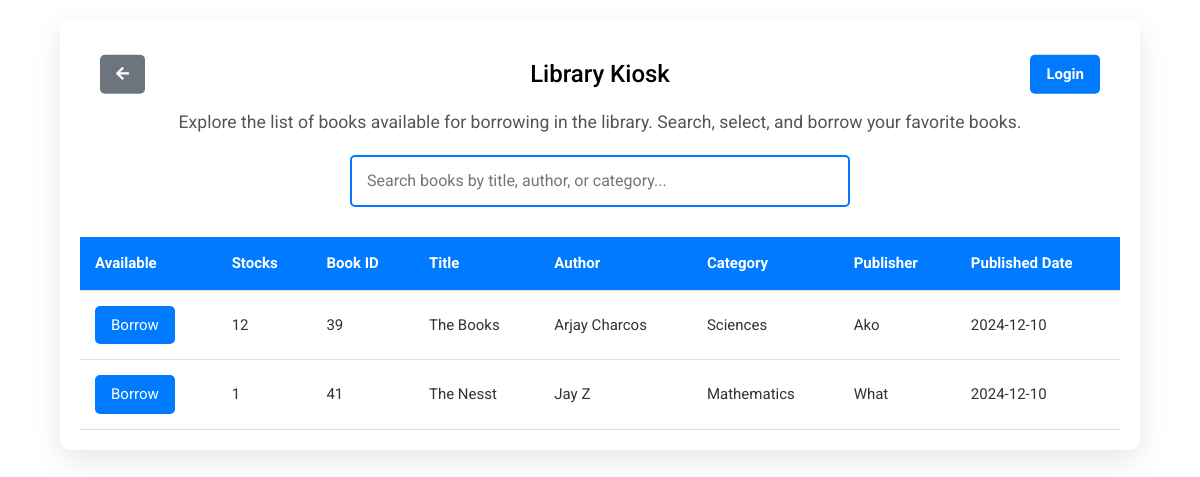
The page /borrower/books.php on the database its author committed.
### tables this page shows
CREATE TABLE `tblbooks` (
  `bookId` int(11) NOT NULL,
  `title` varchar(100) NOT NULL,
  `dateAdded` timestamp NOT NULL DEFAULT current_timestamp(),
  `quantity` int(11) NOT NULL,
  `authorId` int(11) DEFAULT NULL,
  `categoryId` int(11) DEFAULT NULL,
  `callNum` varchar(11) NOT NULL,
  `accessionNum` varchar(5) NOT NULL,
  `barcodeNum` varchar(11) NOT NULL,
  `publisher` varchar(30) NOT NULL,
  `publishedDate` date DEFAULT NULL
);

CREATE TABLE `tblcategory` (
  `categoryId` int(11) NOT NULL,
  `categoryName` varchar(30) NOT NULL
);

### borrower/books.php (the view, shortened to what this page needs)
<?php
include('db/db-connect.php');
$query = "SELECT b.bookId, b.title, b.quantity, b.publisher, b.publishedDate,
                 CONCAT(a.firstName, ' ', a.lastName) AS authorName,
                 c.categoryName
          FROM tblbooks b
          JOIN tblauthor a ON b.authorId = a.authorId
          JOIN tblcategory c ON b.categoryId = c.categoryId";
$stmt = $conn->prepare($query);
$stmt->execute();
$result = $stmt->get_result();
?>
<!DOCTYPE html>
<html lang="en">
<head>
  <link rel="stylesheet" href="https://cdnjs.cloudflare.com/ajax/libs/font-awesome/5.15.4/css/all.min.css">
  <link id="main-css-href" rel="stylesheet" href="assets/css/style.css" />
    <link rel="stylesheet" href="https://cdn.datatables.net/1.13.6/css/jquery.dataTables.min.css">
</head>
<body>
    <div class="container">
        <div class="header">
        <a href="Kiosk.php" class="btn-back">
        <i class="fas fa-arrow-left"></i>  </a>
            <h1>Library Kiosk</h1><br>
            <a href="login.php" class="btn-login">Login</a>
        </div>
        <p>Explore the list of books available for borrowing in the library. Search, select, and borrow your favorite books.</p>
        <div class="search-container">
            <input type="text" id="searchBox" placeholder="Search books by title, author, or category..." onkeyup="searchBooks()">
        </div>
        <table id="dataTable" class="display" style="width:100%">
            <thead>
                <tr>
                    <th>Available</th>
                    <th>Stocks</th>
                    <th>Book ID</th>
                    <th>Title</th>
                    <th>Author</th>
                    <th>Category</th>
                    <th>Publisher</th>
                    <th>Published Date</th>
                </tr>
            </thead>
            <tbody id="bookList">
                <?php
                if ($result->num_rows > 0) {
                    while ($row = $result->fetch_assoc()) {
                        echo "<tr>";
                        echo "<td>";
                        if ($row['quantity'] > 0) {
                            echo "<button class='btn-action' onclick='handleBorrow(" . $row['bookId'] . ")'>Borrow</button>";
                        } else {
                            echo "<button class='btn-nostock btn-light' disabled>Unavailable</button>";
                        }
                        echo "</td>";
                        echo "<td>" . $row['quantity'] . "</td>";
                        echo "<td>" . $row['bookId'] . "</td>";
                        echo "<td>" . htmlspecialchars($row['title']) . "</td>";
                        echo "<td>" . htmlspecialchars($row['authorName']) . "</td>";
                        echo "<td>" . htmlspecialchars($row['categoryName']) . "</td>";
                        echo "<td>" . htmlspecialchars($row['publisher']) . "</td>";
                        echo "<td>" . htmlspecialchars($row['publishedDate']) . "</td>";
                        echo "</tr>";
                    }
                }
                ?>
            </tbody>
        </table>
    </div>
</body>
</html>

### borrower/books.php (style rules this page uses)
body { font-family: 'Roboto', sans-serif; background: url('assets/img/lib.png') no-repeat center center fixed; background-size: cover; margin: 0; padding: 0; color: #333; }
.header { display: flex; justify-content: center; align-items: center; padding: 20px; position: relative; color: white; }
.header h1 { margin: 0; font-size: 1.5rem; text-align: center; }
.header .btn-back { position: absolute; left: 20px; top: 50%; transform: translateY(-50%); padding: 8px 16px; background-color: #6c757d; color: white; border: none; border-radius: 5px; cursor: pointer; font-weight: bold; text-decoration: none; transition: background-color 0.3s ease; }
.header .btn-login { position: absolute; right: 20px; top: 50%; transform: translateY(-50%); padding: 8px 16px; background-color: #007bff; color: white; border: none; border-radius: 5px; cursor: pointer; font-weight: bold; text-decoration: none; transition: background-color 0.3s ease, color 0.3s ease; }
.container { width: 90%; margin: 20px auto; padding: 20px; background-color: #fff; border-radius: 10px; box-shadow: 0 10px 30px rgba(0, 0, 0, 0.1); }
h1 { text-align: center; color: black; font-size: 2rem; }
p { text-align: center; font-size: 1.1rem; color: #555; }
.search-container { margin: 20px 0; text-align: center; }
.search-container input { padding: 12px 15px; font-size: 16px; width: 80%; max-width: 500px; margin: 0 auto; border-radius: 5px; border: 2px solid #007bff; outline: none; transition: border 0.3s; }
table { width: 100%; margin-top: 30px; border-collapse: collapse; }
th, td { padding: 15px; text-align: left; border-bottom: 1px solid #ddd; }
th { background-color: #007bff; color: white; }
td { background-color: #fff; }
.btn-action { padding: 8px 16px; background-color: #007bff; color: white; border: none; border-radius: 5px; cursor: pointer; transition: background-color 0.3s ease; }

### rows shown on the page
tblbooks: quantity "12", bookId "39", title "The Books", authorName "Arjay Charcos", categoryId.categoryName "Sciences", publisher "Ako", publishedDate "2024-12-10"
tblbooks: quantity "1", bookId "41", title "The Nesst", authorName "Jay Z", categoryId.categoryName "Mathematics", publisher "What", publishedDate "2024-12-10"
